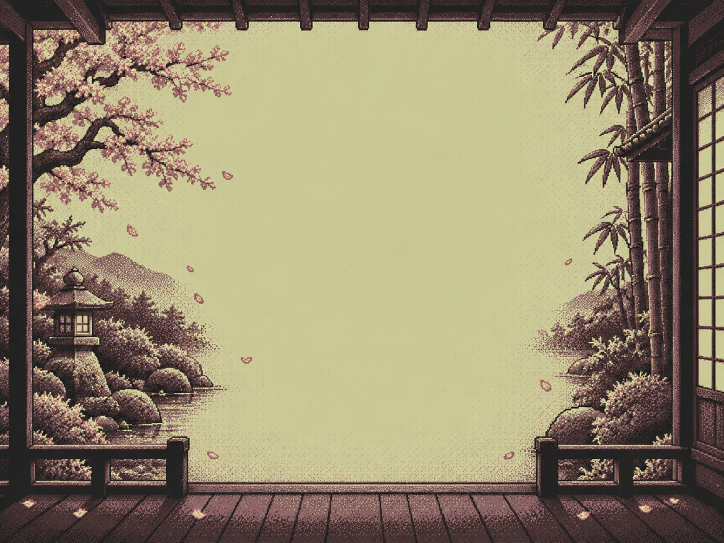
#> input picture assets/background/courtyard-source.png, 1448 x 1086 px (shown at 1/2 size)
$ python generate_background.py
#> lines starting #> are read from the running program, lines starting #| are printed output that depends on the picture
#!/usr/bin/env python3
"""Prepare generated artwork for DOS; requires Pillow only when regenerating."""
from pathlib import Path
from PIL import Image

ASSETS = Path(__file__).resolve().parent.parent / 'assets/background'


def main():
    palette = Image.new('P', (1, 1))
    palette.putpalette([204, 204, 153, 136, 102, 102, 68, 51, 51, 34, 34, 34]
                       + [0, 0, 0] * 252)
    with Image.open(ASSETS / 'courtyard-source.png') as source:
#> source is the input picture: PIL image 1448x1086 RGB; mean R, G, B 148.2, 137.2, 109.3
        image = source.convert('RGB').resize((640, 480), Image.Resampling.LANCZOS)
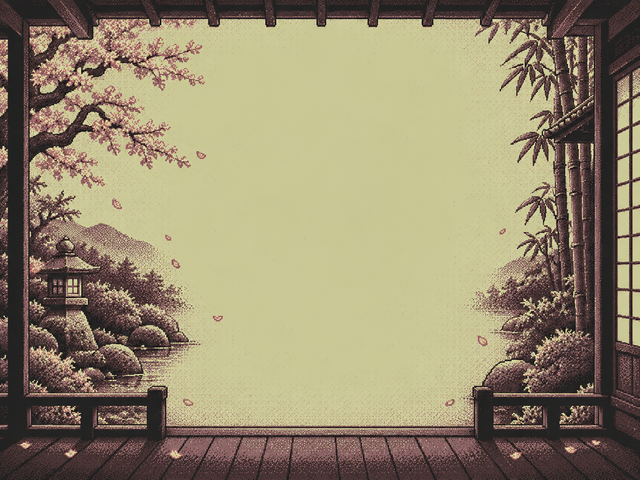
#> image: PIL image 640x480 RGB; mean R, G, B 148.2, 137.2, 109.3
    image = image.quantize(palette=palette, dither=Image.Dither.NONE)
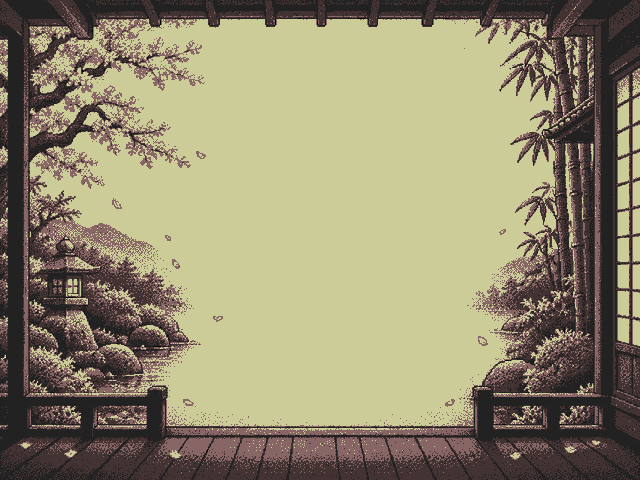
#> image: PIL image 640x480 P; mean R, G, B 147, 139.6, 111.5
    # Pillow may select unused black palette entries for near-black input.
    image = image.point(lambda index: min(index, 3))
    image.save(ASSETS / 'courtyard.png')
    raw = image.tobytes()
    planes = [bytearray(38400) for _ in range(4)]
    for pixel, value in enumerate(raw):
        for plane in range(4):
            if value & (1 << plane):
                planes[plane][pixel // 8] |= 0x80 >> (pixel & 7)
#> this loop made 307200 passes
#> value on passes 1 to 3: 2, 3, 2
#> after the loop, planes = 4 items
    (ASSETS / 'BOARD.VGA').write_bytes(b''.join(planes))


if __name__ == '__main__':
    main()
